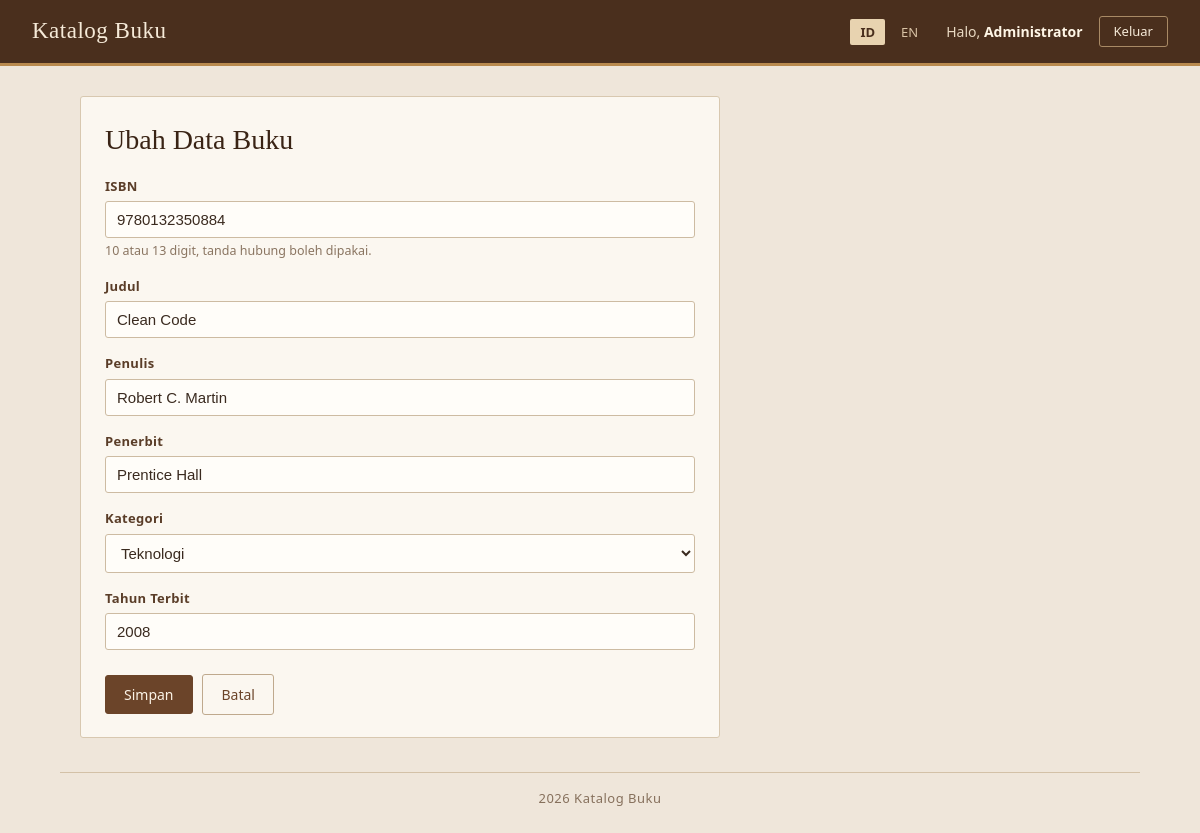
/edit.php?id=2 (signed in), run on the app's committed database.
### tables this page shows
CREATE TABLE buku (
    id            INT PRIMARY KEY AUTO_INCREMENT,
    isbn          VARCHAR(13)  NOT NULL UNIQUE,
    judul         VARCHAR(150) NOT NULL,
    penulis       VARCHAR(100) NOT NULL,
    penerbit      VARCHAR(100) NOT NULL,
    kategori      VARCHAR(50)  NOT NULL,
    tahun_terbit  YEAR         NOT NULL
);

### edit.php (called while the page is built, shortened)
<?php
require "lang.php";
require "koneksi.php";
$id = filter_var($_GET["id"] ?? ($_POST["id"] ?? null), FILTER_VALIDATE_INT);
$stmt = $pdo->prepare("SELECT * FROM buku WHERE id = :id");
$stmt->execute([":id" => $id]);
$data = $stmt->fetch();
$judul = $t["judul_edit"];
require "header.php";
require "_form.php";
require "footer.php";

### lang.php (called while the page is built, shortened)
<?php
require_once __DIR__ . "/fungsi.php";
$t = require __DIR__ . "/lang/" . $_SESSION["lang"] . ".php";

### fungsi.php (called while the page is built, shortened)
<?php
function e($teks) {
    return htmlspecialchars((string)$teks, ENT_QUOTES, 'UTF-8');
}
function daftar_kategori() {
    return [
        "Fiksi",
        "Non-Fiksi",
        "Teknologi",
        "Sains",
        "Sejarah",
        "Biografi",
        "Pendidikan",
    ];
}

### _form.php (the view, shortened to what this page needs)
<div class="panel panel-form">
    <h1 class="judul-halaman"><?= e($judul) ?></h1>
    <form method="POST" action="">
        <label for="isbn"><?= e($t["isbn"]) ?></label>
        <input type="text" id="isbn" name="isbn" maxlength="17" value="<?= e($data["isbn"]) ?>">
        <span class="petunjuk"><?= e($t["hint_isbn"]) ?></span>
        <label for="judul"><?= e($t["judul"]) ?></label>
        <input type="text" id="judul" name="judul" maxlength="150" value="<?= e($data["judul"]) ?>">
        <label for="penulis"><?= e($t["penulis"]) ?></label>
        <input type="text" id="penulis" name="penulis" maxlength="100" value="<?= e($data["penulis"]) ?>">
        <label for="penerbit"><?= e($t["penerbit"]) ?></label>
        <input type="text" id="penerbit" name="penerbit" maxlength="100" value="<?= e($data["penerbit"]) ?>">
        <label for="kategori"><?= e($t["kategori"]) ?></label>
        <select id="kategori" name="kategori">
            <?php foreach (daftar_kategori() as $k): ?>
                <option value="<?= e($k) ?>" <?= $data["kategori"] === $k ? "selected" : "" ?>><?= e($k) ?></option>
            <?php endforeach; ?>
        </select>
        <label for="tahun_terbit"><?= e($t["tahun_terbit"]) ?></label>
        <input type="text" id="tahun_terbit" name="tahun_terbit" maxlength="4" value="<?= e($data["tahun_terbit"]) ?>">
        <div class="tombol-form">
            <button type="submit" class="btn"><?= e($t["simpan"]) ?></button>
            <a href="index.php" class="btn btn-polos"><?= e($t["batal"]) ?></a>
        </div>
    </form>
</div>

### style.css (style rules this page uses)
* { box-sizing: border-box; }
body { margin: 0; background: #efe6da; color: #3a2a1f; font-family: "Segoe UI", "Helvetica Neue", Arial, sans-serif; font-size: 15px; line-height: 1.5; }
.judul-halaman { font-family: Georgia, "Times New Roman", serif; font-weight: normal; font-size: 28px; color: #3a2415; margin: 0 0 2px; }
.panel { background: #fbf7f0; border: 1px solid #d8c8b0; border-radius: 3px; padding: 22px 24px; }
.panel-form { max-width: 640px; }
label { display: block; font-size: 13px; font-weight: 600; letter-spacing: .3px; color: #5a3d28; margin: 16px 0 5px; }
input[type=text], input[type=password], select { width: 100%; padding: 9px 11px; background: #fffdf9; color: #3a2a1f; font-size: 15px; border: 1px solid #cdbba2; border-radius: 3px; }
.petunjuk { display: block; margin-top: 4px; font-size: 12.5px; color: #8a7561; }
.tombol-form { margin-top: 24px; }
.btn { display: inline-block; padding: 9px 18px; background: #6b4429; color: #fbf3e6; border: 1px solid #6b4429; border-radius: 3px; font-size: 14px; text-decoration: none; cursor: pointer; font-family: inherit; }
.btn-polos { background: transparent; color: #6b4429; border-color: #bfa98d; margin-left: 6px; }

### data on the page
buku: isbn "9780132350884", judul "Clean Code", penulis "Robert C. Martin", penerbit "Prentice Hall", tahun_terbit "2008"

### other printed values
$t["app_title"] "Katalog Buku"
$t["welcome"] "Halo"
$_SESSION["fullname"] "Administrator"
$t["logout"] "Keluar"
$judul "Ubah Data Buku"
$t["isbn"] "ISBN"
$t["hint_isbn"] "10 atau 13 digit, tanda hubung boleh dipakai."
$t["judul"] "Judul"
$t["penulis"] "Penulis"
$t["penerbit"] "Penerbit"
$t["kategori"] "Kategori"
$t["tahun_terbit"] "Tahun Terbit"
$t["simpan"] "Simpan"
$t["batal"] "Batal"
$t["footer"] "2026 Katalog Buku"
